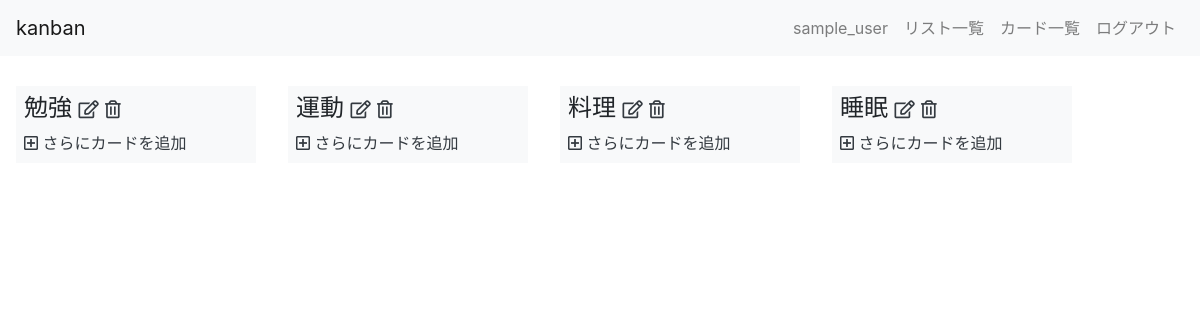
The page /kanban/home/ (signed in) on the database as committed earlier.
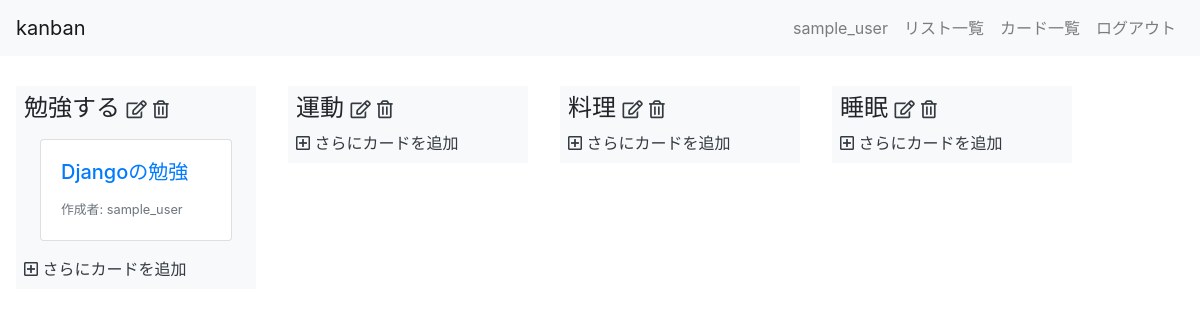
The same page on the database as committed later.
### kanban/models.py (models this page shows, shortened)
class List(models.Model):
    title = models.CharField(max_length=200)
    user = models.ForeignKey(User, on_delete=models.CASCADE)

class Card(models.Model):
    title = models.CharField(max_length=200)
    description = models.TextField()
    user = models.ForeignKey(User, on_delete=models.CASCADE)
    list = models.ForeignKey(List, on_delete=models.CASCADE)

### kanban/views.py (the view)
# urls.py: path("home/", views.HomeView.as_view(), name="home"),
class HomeView(LoginRequiredMixin, ListView):
    model = List
    template_name = "kanban/home.html"

### kanban/templates/kanban/home.html
{% extends "kanban/base.html" %}
{% block content %}
<div class="container-fluid home">
  <div class="row flex-nowrap">
    {% for list in list_list %}
    <div class="bg-light m-3 p-2 list">
      <h4>{{ list.title }}
        <a href="{% url 'kanban:lists_update' list.pk %}" class="text-dark"><i class="far fa-edit fa-xs"></i></a>
        <a href="{% url 'kanban:lists_delete' list.pk %}" class="text-dark"><i class="far fa-trash-alt fa-xs"></i></a>
      </h4>
      {% for card in list.card_set.all %}
      <a href="{% url 'kanban:cards_detail' card.pk %}" class="card m-3">
        <div class="card-body">
          <h5 class="card-title">{{ card.title }}</h5>
          <footer>
            <small class="text-muted">作成者: {{ card.user.username }}</small>
          </footer>
        </div>
      </a>
      {% endfor %}
      <a href="{% url 'kanban:cards_create_from_home' list.pk %}" class="text-dark"><i class="far fa-plus-square"></i> さらにカードを追加</a>
    </div>
    {% endfor %}
  </div>
</div>
{% endblock %}

Rows that differ between the two databases and show on the page:
changed List: title "勉強" → "勉強する"
added Card: title "Djangoの勉強", user.username "sample_user", shown under List "勉強する"
